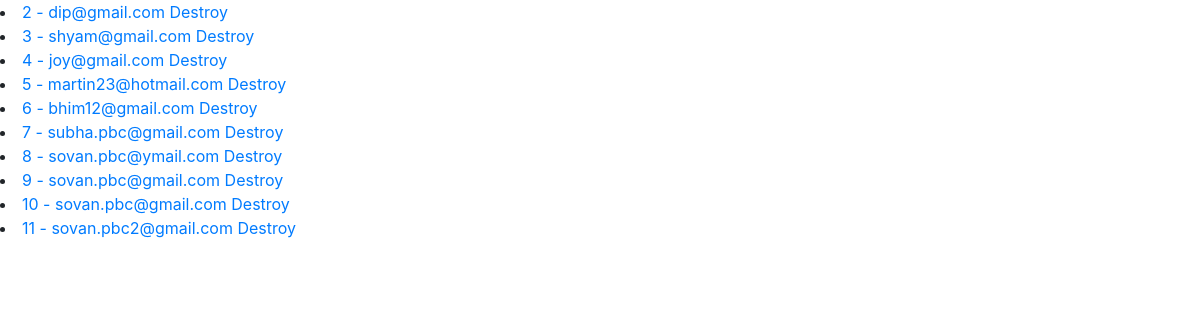
Screenshot of /email/ (signed in) with the database file from the repository.
### emails/models.py (models this page shows)
class EmailEntry(models.Model):
    email = models.EmailField()
    name =models.CharField(max_length=120, blank=True)
    bio = models.TextField(max_length=120, blank=True)
    updated = models.DateTimeField(auto_now=True)# set when saved?
    timestamp = models.DateTimeField(auto_now_add=True) # set when add?

### emails/views.py (the view)
# urls.py: path('email/', email_entry_list_view),
@staff_member_required(login_url='/login')
def email_entry_list_view(request, id=None, *args, **kwargs):
    qs = EmailEntry.objects.all()  # filter(email__icontains='abc')
    return render(request, "emails/list.html", {'object_list': qs})

### templates/emails/list.html
{% extends "base.html" %}
{% load static %}
{% block content %}
{% for object in object_list %}
<li><a href='/email/{{ object.id }}/'> {{ object.id }} - {{ object.email }}</a>
	<a href='/email/{{ object.id }}/destroy'>Destroy</a></li>
{% endfor %}
{% endblock %}

### templates/base.html (shortened to what this page needs)
<!doctype html>
<html lang="en">
  <head>
{% include 'base/css.html' %}
  </head>
  <body>
    {% block content %}
    {% endblock content %}
  </body>
</html>

### templates/base/css.html (shortened to what this page needs)
    <link rel="stylesheet" href="https://stackpath.bootstrapcdn.com/bootstrap/4.5.2/css/bootstrap.min.css">

### rows the page displays
EmailEntry: id "2", email "dip@gmail.com"
EmailEntry: id "3", email "shyam@gmail.com"
EmailEntry: id "4", email "joy@gmail.com"
EmailEntry: id "5", email "martin23@hotmail.com"
EmailEntry: id "6", email "bhim12@gmail.com"
EmailEntry: id "7", email "subha.pbc@gmail.com"
EmailEntry: id "8", email "sovan.pbc@ymail.com"
EmailEntry: id "9", email "sovan.pbc@gmail.com"
EmailEntry: id "10", email "sovan.pbc@gmail.com"
EmailEntry: id "11", email "sovan.pbc2@gmail.com"
